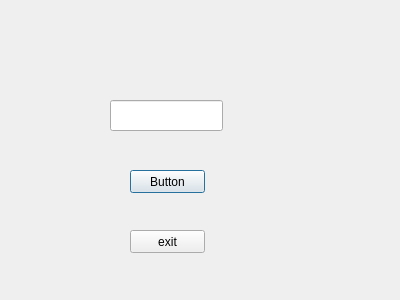
<?xml version="1.0" encoding="UTF-8"?>
<ui version="4.0">
 <class>Dialog</class>
 <widget class="QDialog" name="Dialog">
  <property name="geometry">
   <rect>
    <x>0</x>
    <y>0</y>
    <width>400</width>
    <height>300</height>
   </rect>
  </property>
  <property name="windowTitle">
   <string>GUESS NUM</string>
  </property>
  <widget class="QPushButton" name="guessButton">
   <property name="geometry">
    <rect>
     <x>130</x>
     <y>170</y>
     <width>75</width>
     <height>23</height>
    </rect>
   </property>
   <property name="text">
    <string>Button</string>
   </property>
  </widget>
  <widget class="QLineEdit" name="numShow">
   <property name="geometry">
    <rect>
     <x>110</x>
     <y>100</y>
     <width>113</width>
     <height>31</height>
    </rect>
   </property>
   <property name="toolTip">
    <string>Please input num</string>
   </property>
   <property name="text">
    <string/>
   </property>
  </widget>
  <widget class="QPushButton" name="exitButton">
   <property name="geometry">
    <rect>
     <x>130</x>
     <y>230</y>
     <width>75</width>
     <height>23</height>
    </rect>
   </property>
   <property name="text">
    <string>exit</string>
   </property>
  </widget>
 </widget>
 <resources/>
 <connections/>
</ui>
